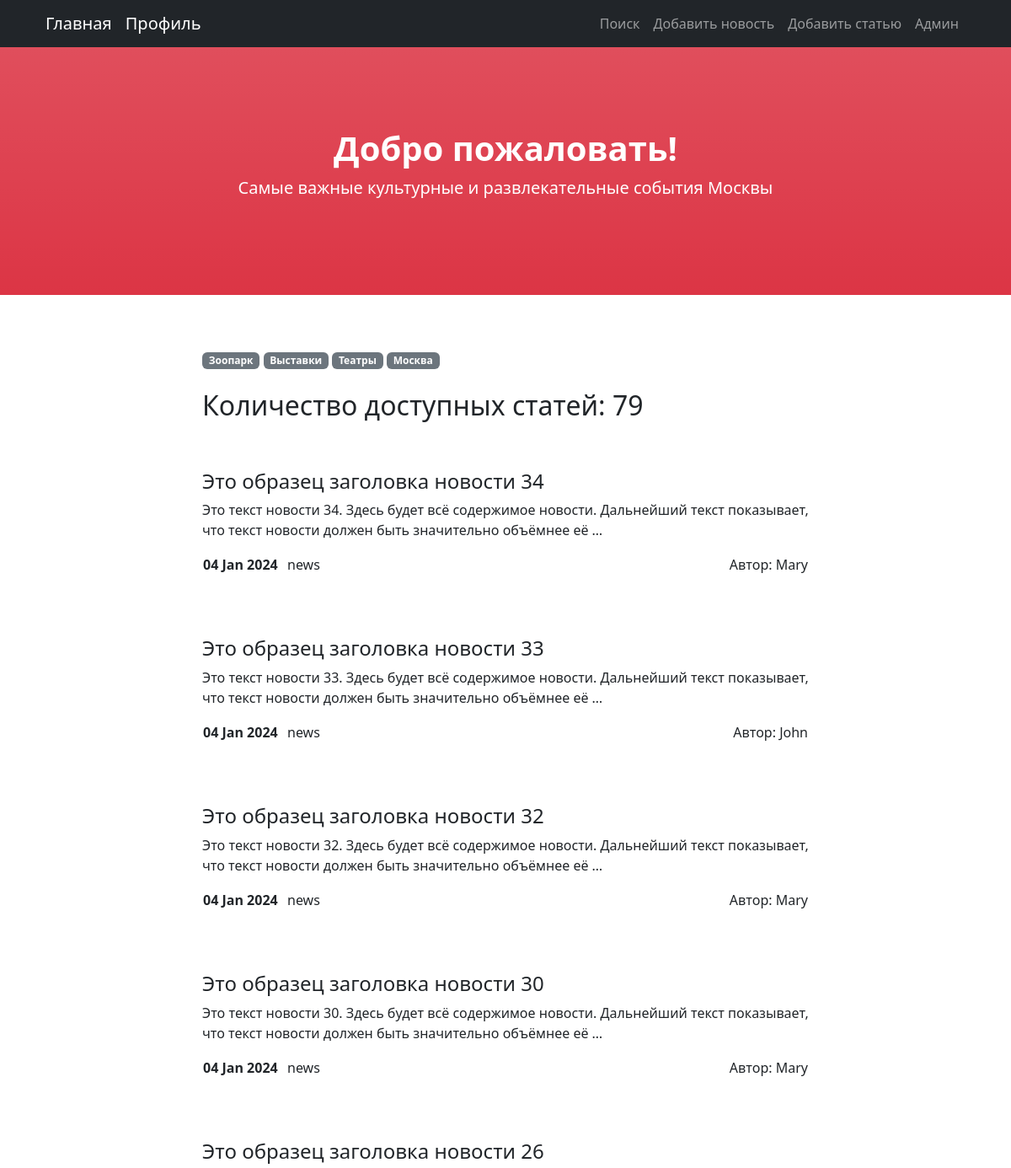
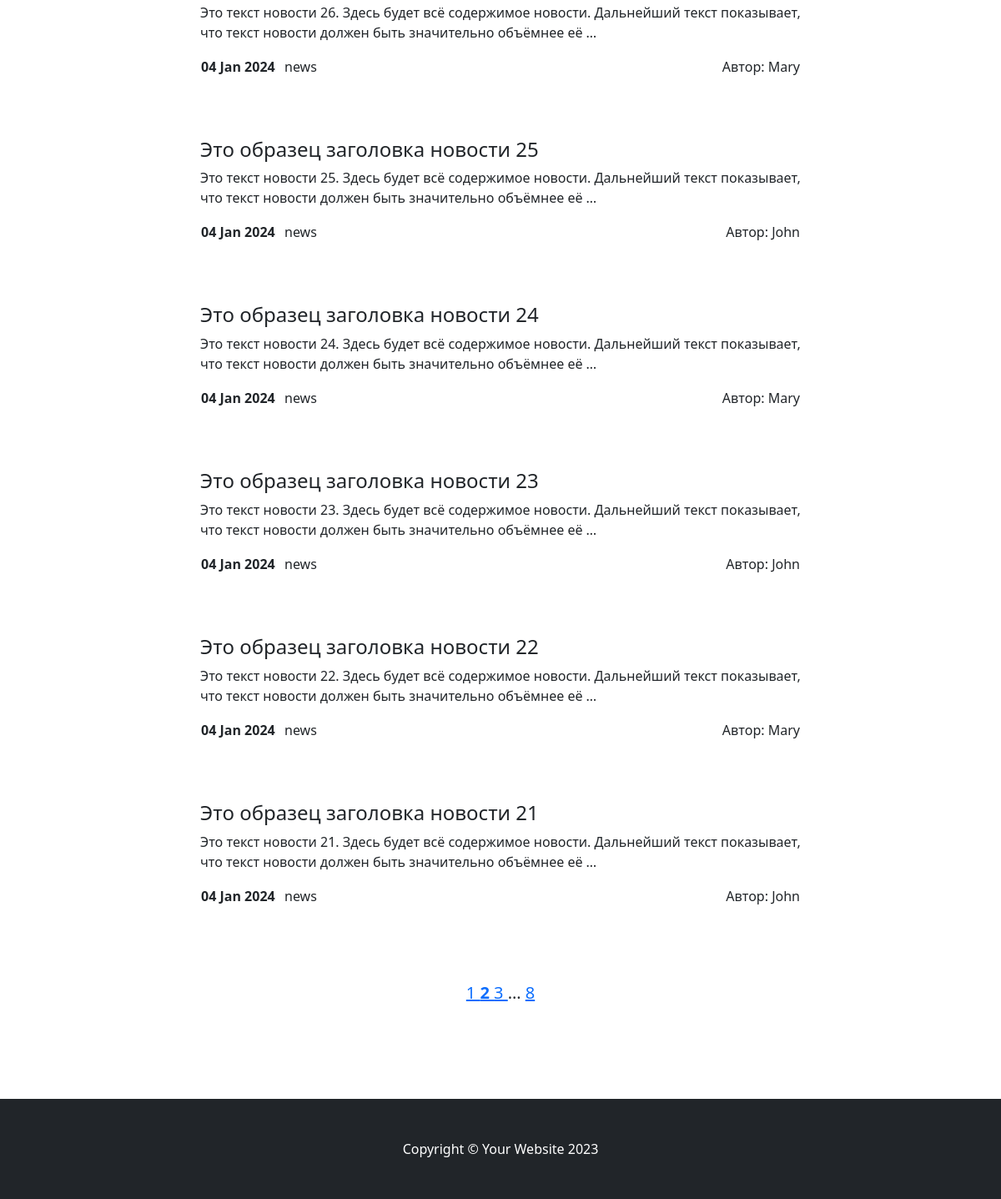
Screenshot of /news/?page=2 with the database file from the repository (2 pictures, top to bottom).
### News/models.py (models this page shows, shortened)
class Category(models.Model):
    name = models.CharField(max_length=150, unique=True)
    subscribers = models.ManyToManyField(User, blank=True, related_name='categories')
    def __str__(self):
        return self.name

class Post(models.Model):
    PREVIEW_LENGTH = 124
    news = 'NE'
    article = 'AR'
    ITEM_TYPE = [(news, 'news'),
                 (article, 'article')]
    type = models.CharField(max_length=2, choices=ITEM_TYPE, default=news)
    add_date = models.DateTimeField(auto_now_add=True)
    title = models.CharField(max_length=150)
    content = models.TextField()
    rating = models.IntegerField(default=0)
    author = models.ForeignKey(Author, on_delete=models.PROTECT)
    category = models.ManyToManyField(Category, through='PostCategory', related_name='posts_categories')
    def get_categories(self):
        cat_qs = self.category.all()
        return cat_qs

class Author(models.Model):
    rating = models.IntegerField(default=0)
    user = models.OneToOneField(User, on_delete=models.CASCADE)
    def __str__(self):
        return self.user.username

### News/views.py (the view)
# urls.py: path('', cache_page(60)(PostList.as_view()), name='post_list'),
class PostList(ListView):
    model = Post
    ordering = '-add_date'
    template_name = 'news.html'
    context_object_name = 'page_list'
    paginate_by = 10
    extra_context = {'posts': Post.objects.all()}
    def get_context_data(self, *, object_list=None, **kwargs):
        context = super().get_context_data(**kwargs)
        page = context['page_obj']
        context['all_categories'] = Category.objects.all()
        context['paginator_range'] = page.paginator.get_elided_page_range(
            page.number, on_each_side=1, on_ends=1)
        return context

### News/templatetags/custom_filters.py (called while the page is built)
@register.filter()
def censor(value: str) -> str:
    try:
        if not isinstance(value, str):
            raise CensorException('Filter can work only with str format')
        pattern = re.compile(fr"\b{BAD_WORD}[а-я]{{0,5}}\b", re.IGNORECASE)
        result = re.sub(pattern, censor_repl, value)
        return result
    except CensorException as error:
        print(error)
        pass

### News/templatetags/custom_tags.py (called while the page is built)
@register.simple_tag(takes_context=True)
def url_replace(context, **kwargs):
    d = context['request'].GET.copy()
    for k, v in kwargs.items():
        d[k] = v
    return d.urlencode()

### templates/news.html (shortened to what this page needs)
{% extends 'flatpages/default.html' %}
{% load custom_filters %}
{% block content %}
    {% load cache %}
    {% cache 600 categories_badges %}
        <div>
            {% for category in all_categories %}
                <a style="text-decoration: none" href="{% url 'categories' category.id %}">
                    <span class="badge text-bg-secondary">{{ category }}</span>
                </a>
            {% endfor %}
        </div>
    {% endcache %}
    <br>
    <h2>Количество доступных статей: {{ page_obj.paginator.count }}</h2>
    <br><br>
    {% if posts %}
        {% for post in page_obj %}
            <h4><a class="nav-link" href="/news/{{ post.pk }}">{{ post.title|censor }}</a></h4>
            <p>{{ post.content|truncatewords:20|censor }}</p>
            <table width="100%">
                <tr>
                    <td width="100"><b>{{ post.add_date|date:'d M Y' }}</b></td>
                    <td>{{ post.get_type_display }}</td>
                    <td align="right">Автор: {{ post.author }}</td>
                </tr>
            </table>
        <br><br><br>
        {% endfor %}
    {% else %}
        <h3>Извините, новостей сейчас нет!</h3>
    {% endif %}
{% endblock content %}

### rows the page displays
Category: name "Зоопарк"
Category: name "Выставки"
Category: name "Театры"
Category: name "Москва"
Post: title|censor "Это образец заголовка новости 34", content|censor "Это текст новости 34. Здесь будет всё содержимое новости. Дальнейший текст показывает, что текст новости должен быть значительно объёмнее её …", add_date "04 Jan 2024", type "news", author "Mary"
Post: title|censor "Это образец заголовка новости 33", content|censor "Это текст новости 33. Здесь будет всё содержимое новости. Дальнейший текст показывает, что текст новости должен быть значительно объёмнее её …", add_date "04 Jan 2024", type "news", author "John"
Post: title|censor "Это образец заголовка новости 32", content|censor "Это текст новости 32. Здесь будет всё содержимое новости. Дальнейший текст показывает, что текст новости должен быть значительно объёмнее её …", add_date "04 Jan 2024", type "news", author "Mary"
Post: title|censor "Это образец заголовка новости 30", content|censor "Это текст новости 30. Здесь будет всё содержимое новости. Дальнейший текст показывает, что текст новости должен быть значительно объёмнее её …", add_date "04 Jan 2024", type "news", author "Mary"
Post: title|censor "Это образец заголовка новости 26", content|censor "Это текст новости 26. Здесь будет всё содержимое новости. Дальнейший текст показывает, что текст новости должен быть значительно объёмнее её …", add_date "04 Jan 2024", type "news", author "Mary"
Post: title|censor "Это образец заголовка новости 25", content|censor "Это текст новости 25. Здесь будет всё содержимое новости. Дальнейший текст показывает, что текст новости должен быть значительно объёмнее её …", add_date "04 Jan 2024", type "news", author "John"
Post: title|censor "Это образец заголовка новости 24", content|censor "Это текст новости 24. Здесь будет всё содержимое новости. Дальнейший текст показывает, что текст новости должен быть значительно объёмнее её …", add_date "04 Jan 2024", type "news", author "Mary"
Post: title|censor "Это образец заголовка новости 23", content|censor "Это текст новости 23. Здесь будет всё содержимое новости. Дальнейший текст показывает, что текст новости должен быть значительно объёмнее её …", add_date "04 Jan 2024", type "news", author "John"
Post: title|censor "Это образец заголовка новости 22", content|censor "Это текст новости 22. Здесь будет всё содержимое новости. Дальнейший текст показывает, что текст новости должен быть значительно объёмнее её …", add_date "04 Jan 2024", type "news", author "Mary"
Post: title|censor "Это образец заголовка новости 21", content|censor "Это текст новости 21. Здесь будет всё содержимое новости. Дальнейший текст показывает, что текст новости должен быть значительно объёмнее её …", add_date "04 Jan 2024", type "news", author "John"

### other values shown
{{ page_obj.paginator.count }} "79"
{{ page_number }} "1" "2" "3" "8"
{{ page_number }} "…"
